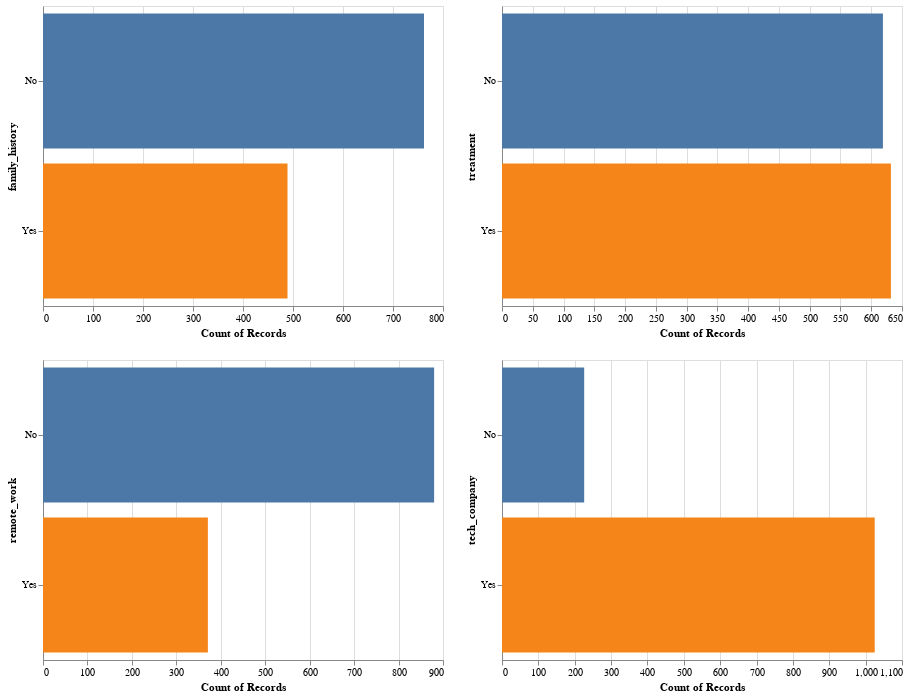

Notebook source saved alongside this figure:
### Code cell
# we can concatenate charts together pretty easily
(plot_cat(cat_vars[0]) | plot_cat(cat_vars[1])) & (plot_cat(cat_vars[2])  | plot_cat(cat_vars[3]))

### Figure 1 — Vega-Lite specification as saved in the notebook (floating-point values rounded to 4 significant figures; data arrays with more than 128 entries replaced by an {"elided": "..."} marker saying what was removed)
{"$schema": "https://vega.github.io/schema/vega-lite/v3.4.0.json", "config": {"mark": {"tooltip": null}, "view": {"height": 300, "width": 400}}, "data": {"name": "data-d76bdc82aedfabcb18e9827d6bf825a6"}, "datasets": {"data-d76bdc82aedfabcb18e9827d6bf825a6": {"elided": "1251 records"}}, "usermeta": {"embedOptions": {"theme": "latimes"}}, "vconcat": [{"hconcat": [{"encoding": {"color": {"field": "family_history", "legend": null, "type": "nominal"}, "x": {"aggregate": "count", "type": "quantitative"}, "y": {"field": "family_history", "type": "nominal"}}, "mark": "bar"}, {"encoding": {"color": {"field": "treatment", "legend": null, "type": "nominal"}, "x": {"aggregate": "count", "type": "quantitative"}, "y": {"field": "treatment", "type": "nominal"}}, "mark": "bar"}]}, {"hconcat": [{"encoding": {"color": {"field": "remote_work", "legend": null, "type": "nominal"}, "x": {"aggregate": "count", "type": "quantitative"}, "y": {"field": "remote_work", "type": "nominal"}}, "mark": "bar"}, {"encoding": {"color": {"field": "tech_company", "legend": null, "type": "nominal"}, "x": {"aggregate": "count", "type": "quantitative"}, "y": {"field": "tech_company", "type": "nominal"}}, "mark": "bar"}]}]}
